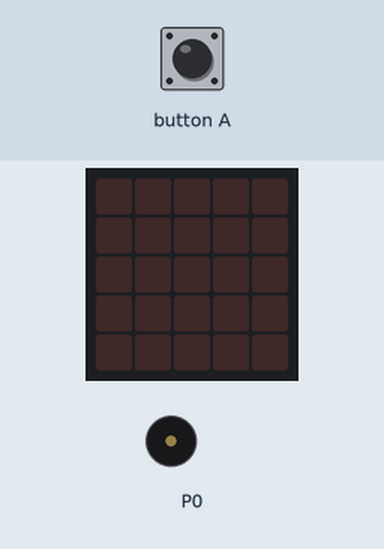
A program run on a simulated BBC micro:bit (MakeCode). Shown: the board's 5×5 LED display, buzzer (waves = sounding). The inputs (shaded band) are chosen by the test bench.

Above: at 1.2 s.
1.3 s: button A pressed for 0.15 s
At 1.8 s:
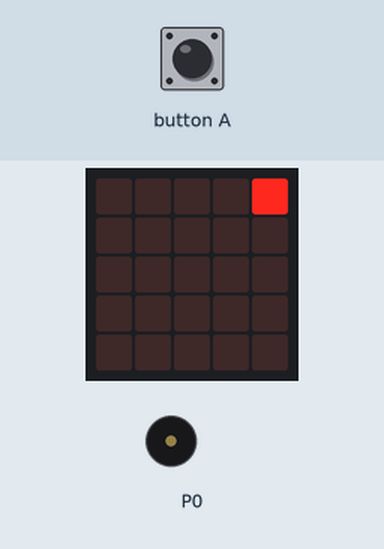
At 2.3 s:
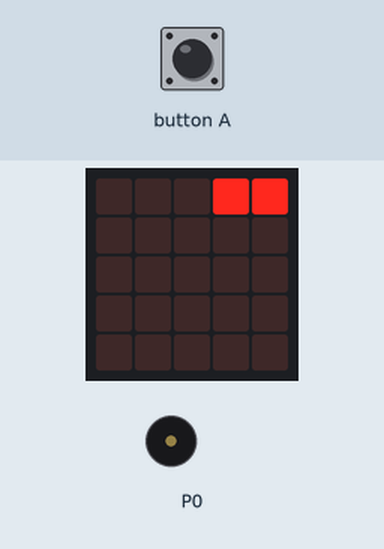
Timing chart, 0 to 21.5 s (numbered marks = the images above; inputs shaded):
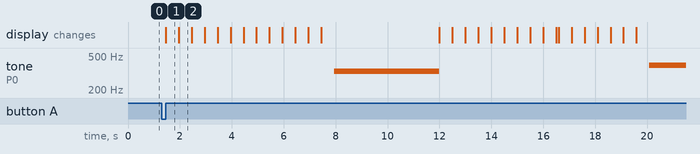

The program:

main.ts
```typescript
input.onButtonPressed(Button.A, function () {
    led.plot(4, 0)
    basic.pause(500)
    led.plot(3, 0)
    basic.pause(500)
    led.plot(2, 0)
    basic.pause(500)
    led.plot(1, 0)
    basic.pause(500)
    led.plot(0, 0)
    basic.pause(500)
    led.plot(0, 1)
    basic.pause(500)
    led.plot(0, 2)
    basic.pause(500)
    led.plot(0, 3)
    basic.pause(500)
    led.plot(0, 4)
    basic.pause(500)
    led.plot(1, 4)
    basic.pause(500)
    led.plot(2, 4)
    basic.pause(500)
    led.plot(3, 4)
    basic.pause(500)
    led.plot(4, 4)
    basic.pause(500)
    music.play(music.stringPlayable("E E E E E E E E ", 120), music.PlaybackMode.UntilDone)
    basic.clearScreen()
    basic.pause(500)
    led.plot(4, 0)
    basic.pause(500)
    led.plot(3, 0)
    basic.pause(500)
    led.plot(2, 0)
    basic.pause(500)
    led.plot(1, 0)
    basic.pause(500)
    led.plot(0, 0)
    basic.pause(500)
    led.plot(0, 1)
    basic.pause(500)
    led.plot(0, 2)
    basic.pause(500)
    led.plot(0, 3)
    basic.pause(500)
    led.plot(0, 4)
    basic.pause(100)
    led.plot(4, 1)
    basic.pause(500)
    led.plot(4, 2)
    basic.pause(500)
    led.plot(4, 3)
    basic.pause(500)
    led.plot(4, 4)
    basic.pause(500)
    led.plot(1, 2)
    basic.pause(500)
    led.plot(2, 2)
    basic.pause(500)
    led.plot(3, 2)
    basic.pause(500)
    music.play(music.stringPlayable("G G G G G G G G ", 120), music.PlaybackMode.UntilDone)
    basic.clearScreen()
    basic.pause(500)
    led.plot(4, 0)
    basic.pause(500)
    led.plot(3, 0)
    basic.pause(500)
    led.plot(2, 0)
    basic.pause(500)
    led.plot(1, 0)
    basic.pause(500)
    led.plot(0, 0)
    basic.pause(500)
    led.plot(0, 1)
    basic.pause(500)
    led.plot(0, 2)
    basic.pause(500)
    led.plot(0, 3)
    basic.pause(500)
    led.plot(0, 4)
    basic.pause(500)
    led.plot(1, 4)
    basic.pause(500)
    led.plot(2, 4)
    basic.pause(500)
    led.plot(3, 4)
    basic.pause(500)
    led.plot(4, 4)
    basic.pause(500)
    led.plot(4, 3)
    basic.pause(500)
    led.plot(4, 2)
    basic.pause(500)
    led.plot(4, 1)
    music.play(music.stringPlayable("F F F F F F F F ", 120), music.PlaybackMode.UntilDone)
    basic.clearScreen()
})
```

test.ts
```typescript
// тестови иду овде; ово се неће саставити када се овај пакет користи као додатак.
```

Measured:
- after the input at 1.3 s, tone on P0: silent → 330 Hz after 6.7 s, → silent 4.0 s later, → 392 Hz 8.1 s later; the display: changes after 0.15 s (image 1)
- what the display in image 1 shows lasts 0.5 s, from 1.5 s to 2.0 s
